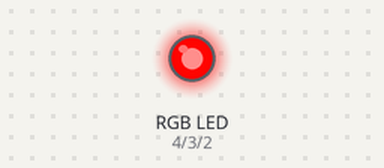
This sketch was run on a simulated Arduino Uno, built with avr-gcc and run on an emulated ATmega328P. On the bench: an RGB LED mixed from three pins (HIGH = lit). Dim RGB values are drawn brighter than linear.

Above: at 0.05 s.
At 0.7 s:
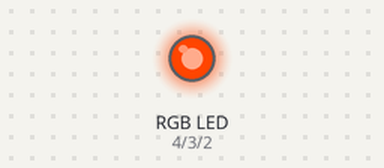
At 1.4 s:
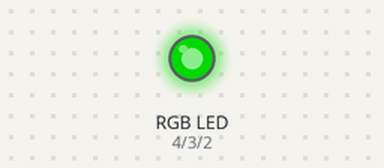
At 3.2 s:
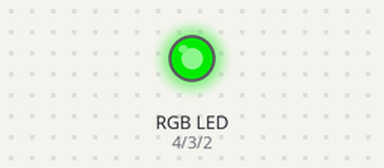
At 4.5 s:
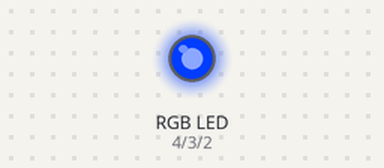
At 6.35 s:
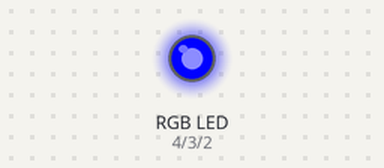
Timing chart, 0 to 10.0 s (numbered marks = the images above):
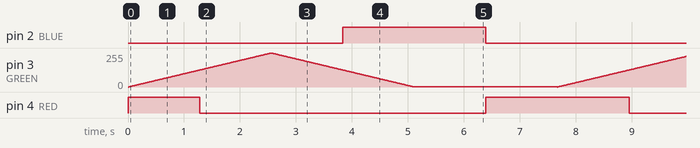

The sketch:

L04_rgb_led.ino
```cpp
//www.elegoo.com
//2016.12.8

// Define Pins
#define BLUE 2
#define GREEN 3
#define RED 4

// fading time between colors
#define delayTime 10

void setup() {
    pinMode(RED, OUTPUT);
    pinMode(GREEN, OUTPUT);
    pinMode(BLUE, OUTPUT);
    analogWrite(RED, 255);
    analogWrite(GREEN, 0);
    analogWrite(BLUE, 0);
}

void fade(int fPin, int bPin) {
  for (int i = 0; i < 255; i++) {
    analogWrite(fPin, 255 - i);
    analogWrite(bPin, i);
    delay(delayTime);
  }
}

// main loop
void loop() {
  fade(RED, GREEN);
  fade(GREEN, BLUE);
  fade(BLUE, RED);
}
```

Measured:
- by itself, pin 2 (BLUE), pin 4 (RED): alternates HIGH for 2.6 s and LOW for 5.1 s
